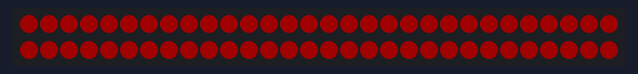
This sketch was run on a simulated Teensy 3. On the bench: 60 RGB LEDs in strip order, left to right, continuing on the next row. Dim RGB values are drawn brighter than linear; what the sketch prints to the serial monitor is not drawn.

Above: at 1.6 s.
At 2.6 s:
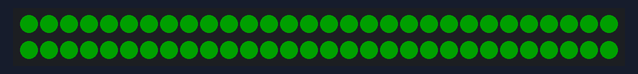
At 3.6 s:
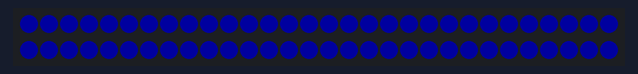
At 4.66 s:
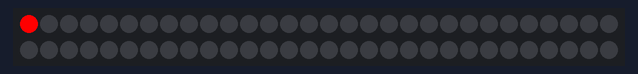
At 22.1 s:
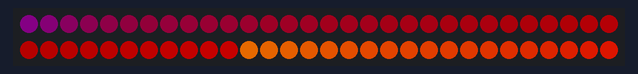
At 39.84 s:
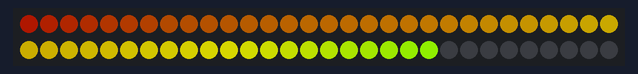

Measured:
- what the display in image 0 shows lasts 1.0 s, from 1.5 s to 2.5 s

The sketch:

WS2812_Glediator_Teensy_LC.ino
```cpp
#include <WS2812Serial.h>
#define USE_WS2812SERIAL
#include <FastLED.h>

// How many leds in your strip?
#define NUM_LEDS 60

// Which pin are you use?
// Usable pins:
//   Teensy LC:   1, 4, 5, 24
//   Teensy 3.2:  1, 5, 8, 10, 31   (overclock to 120 MHz for pin 8)
//   Teensy 3.5:  1, 5, 8, 10, 26, 32, 33, 48
//   Teensy 3.6:  1, 5, 8, 10, 26, 32, 33
//   Teensy 4.0:  1, 8, 14, 17, 20, 24, 29, 39
//   Teensy 4.1:  1, 8, 14, 17, 20, 24, 29, 35, 47, 53

#define DATA_PIN 24


#define COLOR_ORDER GRB
#define BRIGHTNESS  255
#define BAUD_RATE 1000000 //115200  //1000000  //250000   // Set the same in Glediator
#define CMD_NEW_DATA 1

// Define the array of leds
CRGB leds[NUM_LEDS];

void setup() {
  Serial.begin(BAUD_RATE);
  delay(1500);  // startup delay
  LEDS.addLeds<WS2812SERIAL,DATA_PIN,BGR>(leds,NUM_LEDS);
  LEDS.setBrightness(BRIGHTNESS);
  startupLEDsTest();
}

int serialGlediator() {
  while (!Serial.available()) {}
  return Serial.read();
}

void fadeall() { for(int i = 0; i < NUM_LEDS; i++) { leds[i].nscale8(250); } }

byte r,g,b;
int i;

void noserial() {
  static uint8_t hue = 0;
     Serial.print("x");
      // First slide the led in one direction
      for(int i = 0; i < NUM_LEDS; i++) {
        // Set the i'th led to red
        leds[i] = CHSV(hue++, 255, 255);
        // Show the leds
        FastLED.show();
        // now that we've shown the leds, reset the i'th led to black
        // leds[i] = CRGB::Black;
        fadeall();
        // Wait a little bit before we loop around and do it again
        delay(20);
      }
      Serial.print("x");

      // Now go in the other direction.
      for(int i = (NUM_LEDS)-1; i >= 0; i--) {
        // Set the i'th led to red
        leds[i] = CHSV(hue++, 255, 255);
        // Show the leds
        FastLED.show();
        // now that we've shown the leds, reset the i'th led to black
        // leds[i] = CRGB::Black;
        fadeall();
        // Wait a little bit before we loop around and do it again
        delay(20);
      }

}

void loop() {

   while (!Serial.available()) {
     noserial();
   }

   while (serialGlediator () != CMD_NEW_DATA) {}
   Serial.readBytes((char*)leds, NUM_LEDS * 3);
   FastLED.show();

   }


void startupLEDsTest() {
  // startup blink test to confirm LEDs are working.
  FastLED.setBrightness(32);
  fill_solid(leds, NUM_LEDS, CRGB(255,0,0));  // fill red
  FastLED.show();
  delay(1000);
  fill_solid(leds, NUM_LEDS, CRGB(0,255,0));  // fill green
  FastLED.show();
  delay(1000);
  fill_solid(leds, NUM_LEDS, CRGB(0,0,255));  // fill blue
  FastLED.show();
  delay(1000);
  FastLED.clear();
  FastLED.show();
  FastLED.setBrightness(BRIGHTNESS);
}
```
